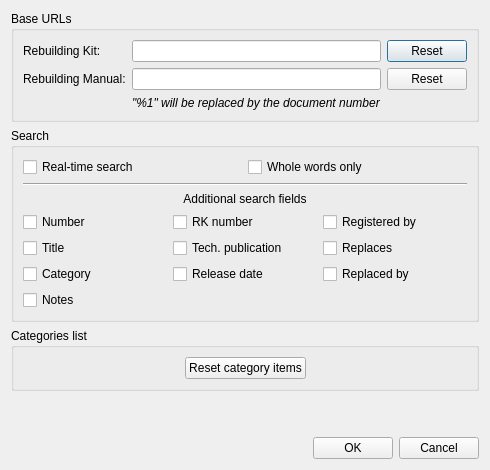
<?xml version="1.0" encoding="UTF-8"?>
<ui version="4.0">
 <class>DlgSettings</class>
 <widget class="QDialog" name="DlgSettings">
  <property name="geometry">
   <rect>
    <x>0</x>
    <y>0</y>
    <width>440</width>
    <height>443</height>
   </rect>
  </property>
  <property name="windowTitle">
   <string>TBI Settings</string>
  </property>
  <layout class="QVBoxLayout" name="verticalLayout_2">
   <item>
    <widget class="QGroupBox" name="BoxURLs">
     <property name="title">
      <string>Base URLs</string>
     </property>
     <layout class="QGridLayout" name="gridLayout">
      <item row="0" column="0">
       <widget class="QLabel" name="LabelRK">
        <property name="text">
         <string>Rebuilding Kit:</string>
        </property>
       </widget>
      </item>
      <item row="0" column="1">
       <widget class="QLineEdit" name="EditRK">
        <property name="text">
         <string/>
        </property>
       </widget>
      </item>
      <item row="0" column="2">
       <widget class="QPushButton" name="ButtonResetRK">
        <property name="text">
         <string>Reset</string>
        </property>
       </widget>
      </item>
      <item row="1" column="0">
       <widget class="QLabel" name="LabelRM">
        <property name="text">
         <string>Rebuilding Manual:</string>
        </property>
       </widget>
      </item>
      <item row="1" column="1">
       <widget class="QLineEdit" name="EditRM"/>
      </item>
      <item row="1" column="2">
       <widget class="QPushButton" name="ButtonResetRM">
        <property name="text">
         <string>Reset</string>
        </property>
       </widget>
      </item>
      <item row="2" column="1">
       <widget class="QLabel" name="LabelTip">
        <property name="font">
         <font>
          <italic>true</italic>
         </font>
        </property>
        <property name="text">
         <string>&quot;%1&quot; will be replaced by the document number</string>
        </property>
       </widget>
      </item>
     </layout>
    </widget>
   </item>
   <item>
    <widget class="QGroupBox" name="BoxSearch">
     <property name="title">
      <string>Search</string>
     </property>
     <layout class="QVBoxLayout" name="verticalLayout_3">
      <item>
       <layout class="QHBoxLayout" name="HLayoutSearch">
        <item>
         <widget class="QCheckBox" name="CheckRTSearch">
          <property name="text">
           <string>Real-time search</string>
          </property>
         </widget>
        </item>
        <item>
         <widget class="QCheckBox" name="CheckWholeWordsOnly">
          <property name="text">
           <string>Whole words only</string>
          </property>
         </widget>
        </item>
       </layout>
      </item>
      <item>
       <widget class="Line" name="HLineSearch">
        <property name="orientation">
         <enum>Qt::Horizontal</enum>
        </property>
       </widget>
      </item>
      <item>
       <layout class="QGridLayout" name="gridLayout_2">
        <item row="2" column="1">
         <widget class="QCheckBox" name="CheckSearchTechPub">
          <property name="text">
           <string>Tech. publication</string>
          </property>
         </widget>
        </item>
        <item row="2" column="2">
         <widget class="QCheckBox" name="CheckSearchReplaces">
          <property name="text">
           <string>Replaces</string>
          </property>
         </widget>
        </item>
        <item row="3" column="1">
         <widget class="QCheckBox" name="CheckSearchReleaseDate">
          <property name="text">
           <string>Release date</string>
          </property>
         </widget>
        </item>
        <item row="3" column="2">
         <widget class="QCheckBox" name="CheckSearchReplacedBy">
          <property name="text">
           <string>Replaced by</string>
          </property>
         </widget>
        </item>
        <item row="1" column="0">
         <widget class="QCheckBox" name="CheckSearchNumber">
          <property name="text">
           <string>Number</string>
          </property>
         </widget>
        </item>
        <item row="1" column="2">
         <widget class="QCheckBox" name="CheckSearchRegisteredBy">
          <property name="text">
           <string>Registered by</string>
          </property>
         </widget>
        </item>
        <item row="2" column="0">
         <widget class="QCheckBox" name="CheckSearchTitle">
          <property name="text">
           <string>Title</string>
          </property>
         </widget>
        </item>
        <item row="3" column="0">
         <widget class="QCheckBox" name="CheckSearchCategory">
          <property name="text">
           <string>Category</string>
          </property>
         </widget>
        </item>
        <item row="0" column="0" colspan="3">
         <widget class="QLabel" name="LabelAdditionalSearch">
          <property name="text">
           <string>Additional search fields</string>
          </property>
          <property name="alignment">
           <set>Qt::AlignCenter</set>
          </property>
         </widget>
        </item>
        <item row="1" column="1">
         <widget class="QCheckBox" name="CheckSearchRK">
          <property name="text">
           <string>RK number</string>
          </property>
         </widget>
        </item>
        <item row="4" column="0">
         <widget class="QCheckBox" name="CheckSearchNotes">
          <property name="text">
           <string>Notes</string>
          </property>
         </widget>
        </item>
       </layout>
      </item>
     </layout>
    </widget>
   </item>
   <item>
    <widget class="QGroupBox" name="BoxCategories">
     <property name="title">
      <string>Categories list</string>
     </property>
     <layout class="QVBoxLayout" name="verticalLayout">
      <item>
       <layout class="QHBoxLayout" name="HLayoutCategories">
        <item>
         <spacer name="HSpacerCategories1">
          <property name="orientation">
           <enum>Qt::Horizontal</enum>
          </property>
          <property name="sizeHint" stdset="0">
           <size>
            <width>40</width>
            <height>20</height>
           </size>
          </property>
         </spacer>
        </item>
        <item>
         <widget class="QPushButton" name="ButtonClearCategories">
          <property name="text">
           <string>Reset category items</string>
          </property>
         </widget>
        </item>
        <item>
         <spacer name="HSpacerCategories2">
          <property name="orientation">
           <enum>Qt::Horizontal</enum>
          </property>
          <property name="sizeHint" stdset="0">
           <size>
            <width>40</width>
            <height>20</height>
           </size>
          </property>
         </spacer>
        </item>
       </layout>
      </item>
     </layout>
    </widget>
   </item>
   <item>
    <spacer name="VSpacer">
     <property name="orientation">
      <enum>Qt::Vertical</enum>
     </property>
     <property name="sizeType">
      <enum>QSizePolicy::Fixed</enum>
     </property>
     <property name="sizeHint" stdset="0">
      <size>
       <width>20</width>
       <height>40</height>
      </size>
     </property>
    </spacer>
   </item>
   <item>
    <layout class="QHBoxLayout" name="HLayoutButtons">
     <item>
      <spacer name="HSpacerButtons">
       <property name="orientation">
        <enum>Qt::Horizontal</enum>
       </property>
       <property name="sizeHint" stdset="0">
        <size>
         <width>40</width>
         <height>20</height>
        </size>
       </property>
      </spacer>
     </item>
     <item>
      <widget class="QPushButton" name="ButtonOK">
       <property name="text">
        <string>OK</string>
       </property>
      </widget>
     </item>
     <item>
      <widget class="QPushButton" name="ButtonCancel">
       <property name="text">
        <string>Cancel</string>
       </property>
      </widget>
     </item>
    </layout>
   </item>
  </layout>
 </widget>
 <tabstops>
  <tabstop>EditRK</tabstop>
  <tabstop>ButtonResetRK</tabstop>
  <tabstop>EditRM</tabstop>
  <tabstop>ButtonResetRM</tabstop>
  <tabstop>CheckRTSearch</tabstop>
  <tabstop>CheckWholeWordsOnly</tabstop>
  <tabstop>CheckSearchNumber</tabstop>
  <tabstop>CheckSearchTitle</tabstop>
  <tabstop>CheckSearchCategory</tabstop>
  <tabstop>CheckSearchRK</tabstop>
  <tabstop>CheckSearchTechPub</tabstop>
  <tabstop>CheckSearchReleaseDate</tabstop>
  <tabstop>CheckSearchRegisteredBy</tabstop>
  <tabstop>CheckSearchReplaces</tabstop>
  <tabstop>CheckSearchReplacedBy</tabstop>
  <tabstop>ButtonClearCategories</tabstop>
  <tabstop>ButtonOK</tabstop>
  <tabstop>ButtonCancel</tabstop>
 </tabstops>
 <resources/>
 <connections/>
</ui>
